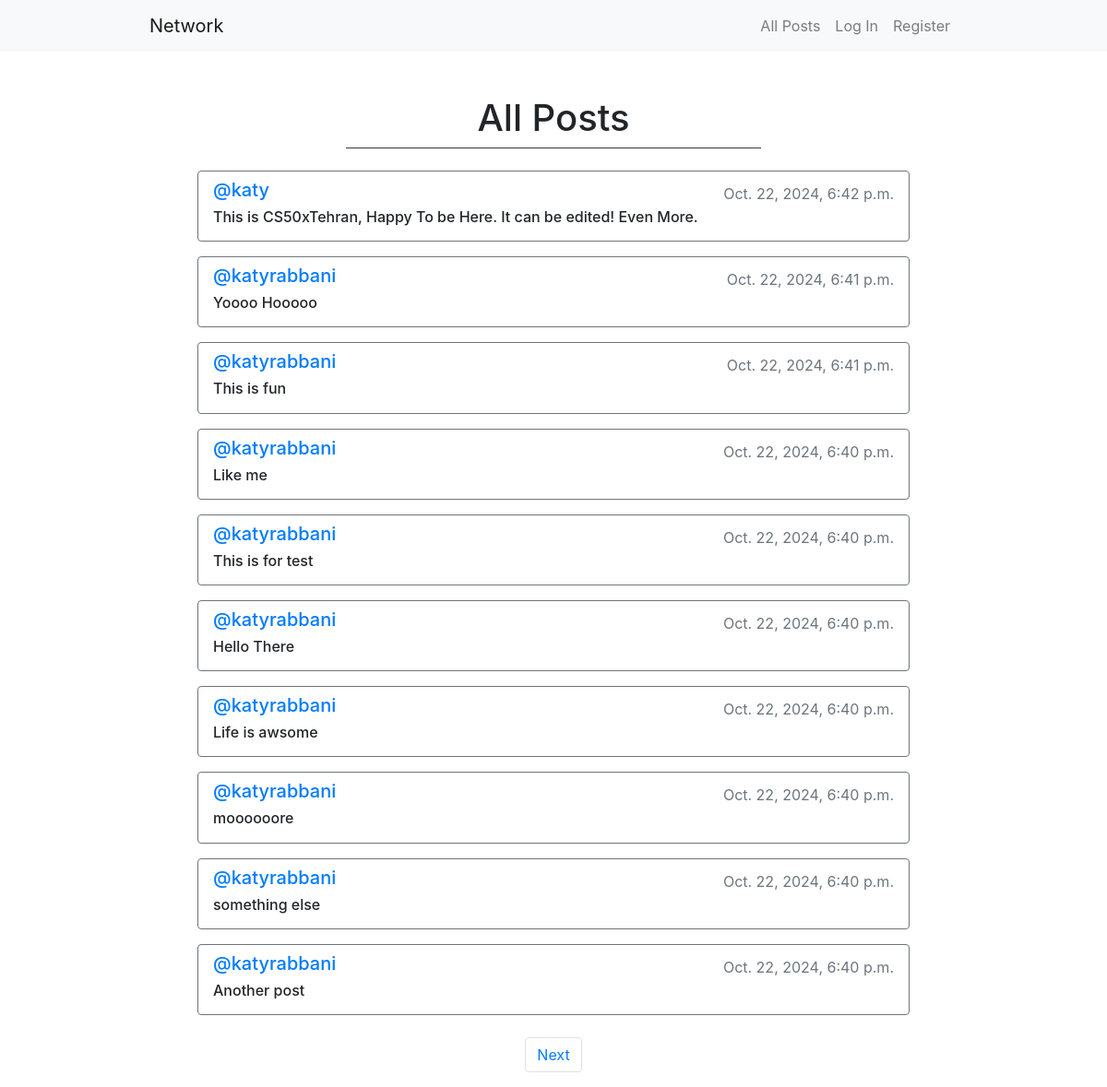
The page / on the database its author committed.
### network/models.py (models this page shows, shortened)
class Post(models.Model):
    content = models.CharField(max_length=140)
    user = models.ForeignKey(User, on_delete=models.CASCADE, related_name='author')
    date = models.DateTimeField(auto_now_add=True)

class User(AbstractUser):
    pass

### network/views.py (the view)
# urls.py: path("", views.index, name="index"),
def index(request):
    allPosts = Post.objects.all().order_by('id').reverse()
    paginator = Paginator(allPosts, 10)
    pageNumber = request.GET.get('page')
    postsPerPage = paginator.get_page(pageNumber)
    allLikes = Like.objects.all()
    whoYouLiked = []
    try:
        for like in allLikes:
            if like.user.id == request.user.id:
                whoYouLiked.append(like.post.id)
    except:
        whoYouLiked = []
    return render(request, "network/index.html", {
        "allPosts": allPosts,
        "postsPerPage": postsPerPage,
        "whoYouLiked": whoYouLiked
    })

### network/templates/network/index.html (shortened to what this page needs)
{% extends "network/layout.html" %}
{% block body %}
    <h1 class="text-center border-bottom border-dark w-50 m-auto pt-5 pb-2">
        All Posts
    </h1>
    <div class="d-flex flex-column m-3">
        {% for post in postsPerPage %}
            <div class="my-2 mx-5 py-2 px-3 border border-secondary rounded row flex-column justify-content-center">
                <div class="d-flex justify-content-between">
                    <h5>
                        <a href="{% url 'profile' user_id=post.user.id %}">
                            @{{ post.user }}
                        </a>
                    </h5>
                    <div class="d-flex justify-content-between align-items-center">
                        <p class="text-secondary mb-0">{{ post.date }}</p>
                    </div>
                </div>
                <h6 id="content_{{ post.id }}">{{ post.content }}</h6>
            </div>
        {% endfor %}
    </div>
    <nav aria-label="Page navigation example">
        <ul class="pagination justify-content-center">
            {% if postsPerPage.has_next %}
                <li class="page-item">
                    <a class="page-link" href="?page={{ postsPerPage.next_page_number }}">
                        Next
                    </a>
                </li>
            {% endif %}
        </ul>
    </nav>
{% endblock %}

### network/templates/network/layout.html (shortened to what this page needs)
{% load static %}
<!DOCTYPE html>
<html lang="en">
    <head>
        <link rel="stylesheet" href="https://stackpath.bootstrapcdn.com/bootstrap/4.4.1/css/bootstrap.min.css">
        <link href="{% static 'network/styles.css' %}" rel="stylesheet">
        <link rel="stylesheet" href="https://cdnjs.cloudflare.com/ajax/libs/font-awesome/4.7.0/css/font-awesome.min.css">
    </head>
    <body>
        <nav class="navbar navbar-expand-lg navbar-light bg-light">
            <div class="w-75 m-auto d-flex justify-content-between">
                <a class="navbar-brand" href="{% url 'index' %}">
                    Network
                </a>
                <div>
                    <ul class="navbar-nav mr-auto">
                        <li class="nav-item">
                        <a class="nav-link" href="{% url 'index' %}">All Posts</a>
                        </li>
                        {% if user.is_authenticated %}
                            <li class="nav-item">
                                <a class="nav-link" href="{% url 'following' %}">Following</a>
                            </li>
                            <li class="nav-item">
                                <a class="nav-link" href="{% url 'logout' %}">Log Out</a>
                            </li>
                        {% else %}
                            <li class="nav-item">
                                <a class="nav-link" href="{% url 'login' %}">Log In</a>
                            </li>
                            <li class="nav-item">
                                <a class="nav-link" href="{% url 'register' %}">Register</a>
                            </li>
                        {% endif %}
                    </ul>
                </div>
            </div>
          </nav>
        <div class="body w-75 m-auto">
            {% block body %}
            {% endblock %}
        </div>
    </body>
</html>

### rows shown on the page
Post: user "katy", date "Oct. 22, 2024, 6:42 p.m.", content "This is CS50xTehran, Happy To be Here. It can be edited! Even More."
Post: user "katyrabbani", date "Oct. 22, 2024, 6:41 p.m.", content "Yoooo Hooooo"
Post: user "katyrabbani", date "Oct. 22, 2024, 6:41 p.m.", content "This is fun"
Post: user "katyrabbani", date "Oct. 22, 2024, 6:40 p.m.", content "Like me"
Post: user "katyrabbani", date "Oct. 22, 2024, 6:40 p.m.", content "This is for test"
Post: user "katyrabbani", date "Oct. 22, 2024, 6:40 p.m.", content "Hello There"
Post: user "katyrabbani", date "Oct. 22, 2024, 6:40 p.m.", content "Life is awsome"
Post: user "katyrabbani", date "Oct. 22, 2024, 6:40 p.m.", content "moooooore"
Post: user "katyrabbani", date "Oct. 22, 2024, 6:40 p.m.", content "something else"
Post: user "katyrabbani", date "Oct. 22, 2024, 6:40 p.m.", content "Another post"
